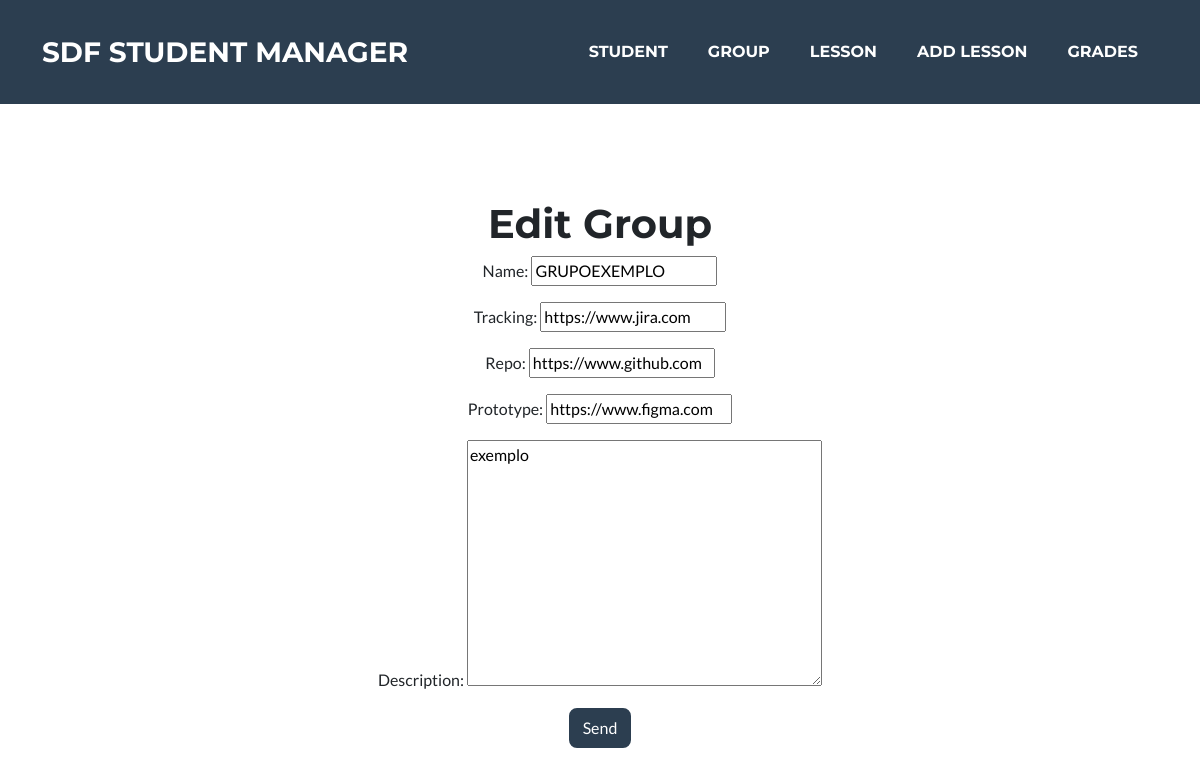
The page /group/edit/3 on the database its author committed.
### presence_count/models.py (models this page shows, shortened)
class Group(models.Model):
    name = models.CharField(max_length=100)
    tracking = models.URLField(blank=True)
    repo = models.URLField(blank=True)
    prototype = models.URLField(blank=True)
    description = models.TextField(max_length=512, blank=True)

### presence_count/views.py (the view, shortened to what this page needs)
# urls.py: path('group/edit/<int:group_id>', views.edit_group, name='edit_group'),
def edit_group(request, group_id):
    group = Group.objects.get(pk=group_id)
    form = RegisterGroupForm(instance=group)
    context = {'form': form}
    return render(request, 'group/edit_group.html', context)

### presence_count/forms.py
class RegisterGroupForm(forms.ModelForm):
    class Meta:
        model = Group
        fields = '__all__'

### presence_count/templates/group/edit_group.html (shortened to what this page needs)
{% extends 'snippets/register.html' %}
{% block action %}
    <h1>Edit Group</h1>
    <form action="" method="POST">
{% endblock %}

### presence_count/templates/snippets/register.html (shortened to what this page needs)
{% extends 'base.html' %}
{% block body %}
<header class="masthead text-center">
	<div class="container d-flex align-items-center flex-column">
		{% block action %}
		{% endblock %}
            {{form.as_p}}
			<button class="btn btn-secondary" type="submit">Send</button>
		</form>
	</div>
</header>
{% endblock %}

### rows shown on the page
Group: name "GRUPOEXEMPLO", tracking "https://www.jira.com", repo "https://www.github.com", prototype "https://www.figma.com", description "exemplo"
